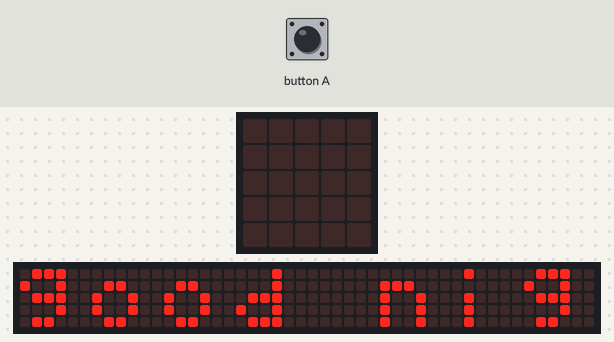
Recording of a program running on a simulated BBC micro:bit (MakeCode). On the bench: the board's 5×5 LED display, a strip that is not on the board, showing the scrolling text unrolled. The 48×5 strip is a reading aid, not a part: it shows the text the display is scrolling, unrolled, one strip-width of it at a time.

Above: at 0.1 s.
At 9.7 s:
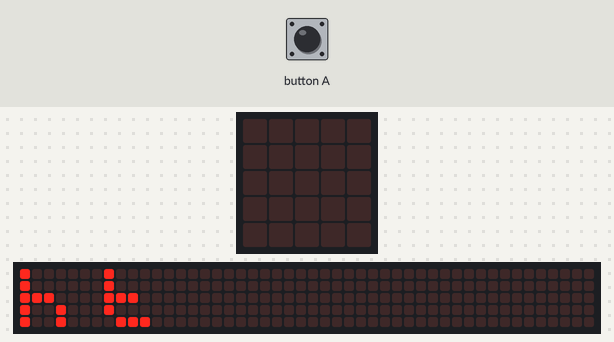
At 10.7 s:
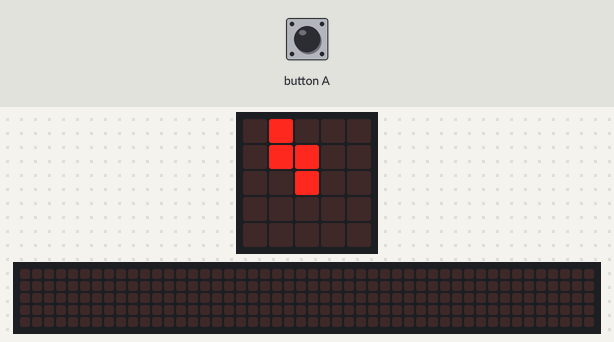
At 11.5 s:
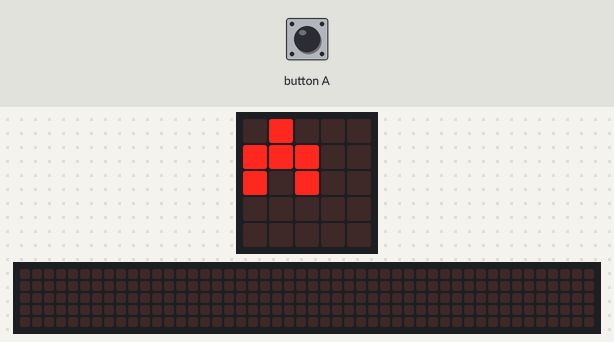
At 12.5 s:
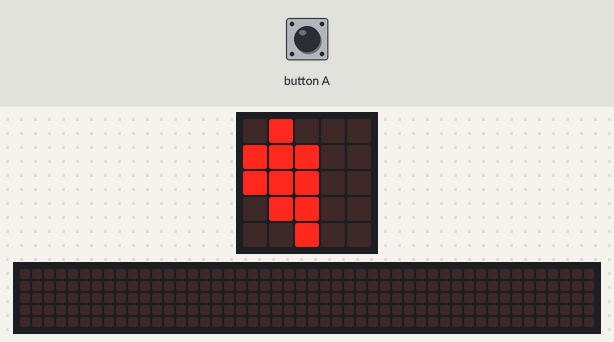
At 14.2 s:
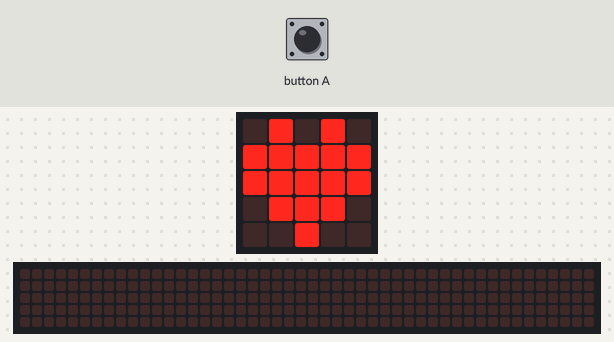

The program:

main.ts
```typescript
input.onButtonPressed(Button.A, function () {

})
basic.showString("good night")
turtle.setPosition(2, 2)
turtle.setBrightness(255)
turtle.pen(TurtlePenMode.Down)
turtle.forward(1)
turtle.turnLeft()
turtle.forward(1)
turtle.turnRight()
turtle.forward(1)
turtle.back(1)
turtle.turnLeft()
turtle.forward(1)
turtle.turnLeft()
turtle.forward(1)
turtle.turnLeft()
turtle.forward(1)
turtle.turnRight()
turtle.forward(1)
turtle.turnLeft()
turtle.forward(1)
turtle.turnRight()
turtle.forward(1)
turtle.back(1)
turtle.turnLeft()
turtle.forward(1)
turtle.turnLeft()
turtle.forward(1)
turtle.turnRight()
turtle.forward(1)
turtle.turnLeft()
turtle.forward(1)
turtle.turnLeft()
turtle.forward(1)
turtle.turnRight()
turtle.forward(1)
basic.forever(function () {

})
```

test.ts
```typescript
// tests gaan hier; deze zal niet worden gecompileerd wanneer dit pakket wordt gebruikt als extensie.
```

Measured:
- what the display in image 2 shows lasts 0.5 s, from 10.7 s to 11.2 s
